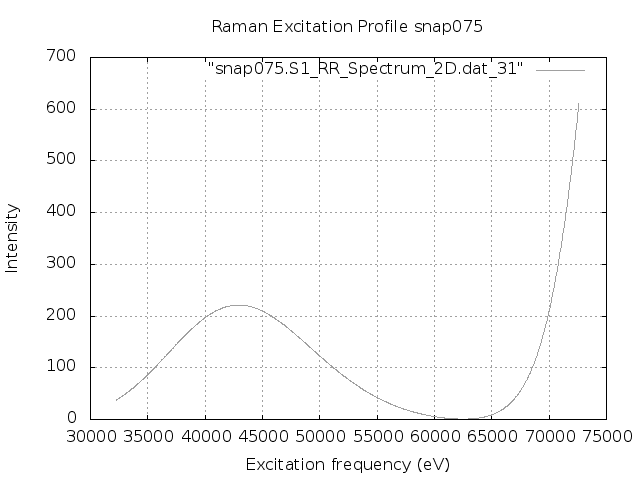

Write gnuplot code to recreate this figure.
set terminal png
set output "snap075.S1.REP.png"
set xlabel 'Excitation frequency (eV)'
set ylabel 'Intensity'
set title "Raman Excitation Profile snap075"
set grid
set autoscale
plot "snap075.S1_RR_Spectrum_2D.dat_31" with lines lc "blue"
exit
